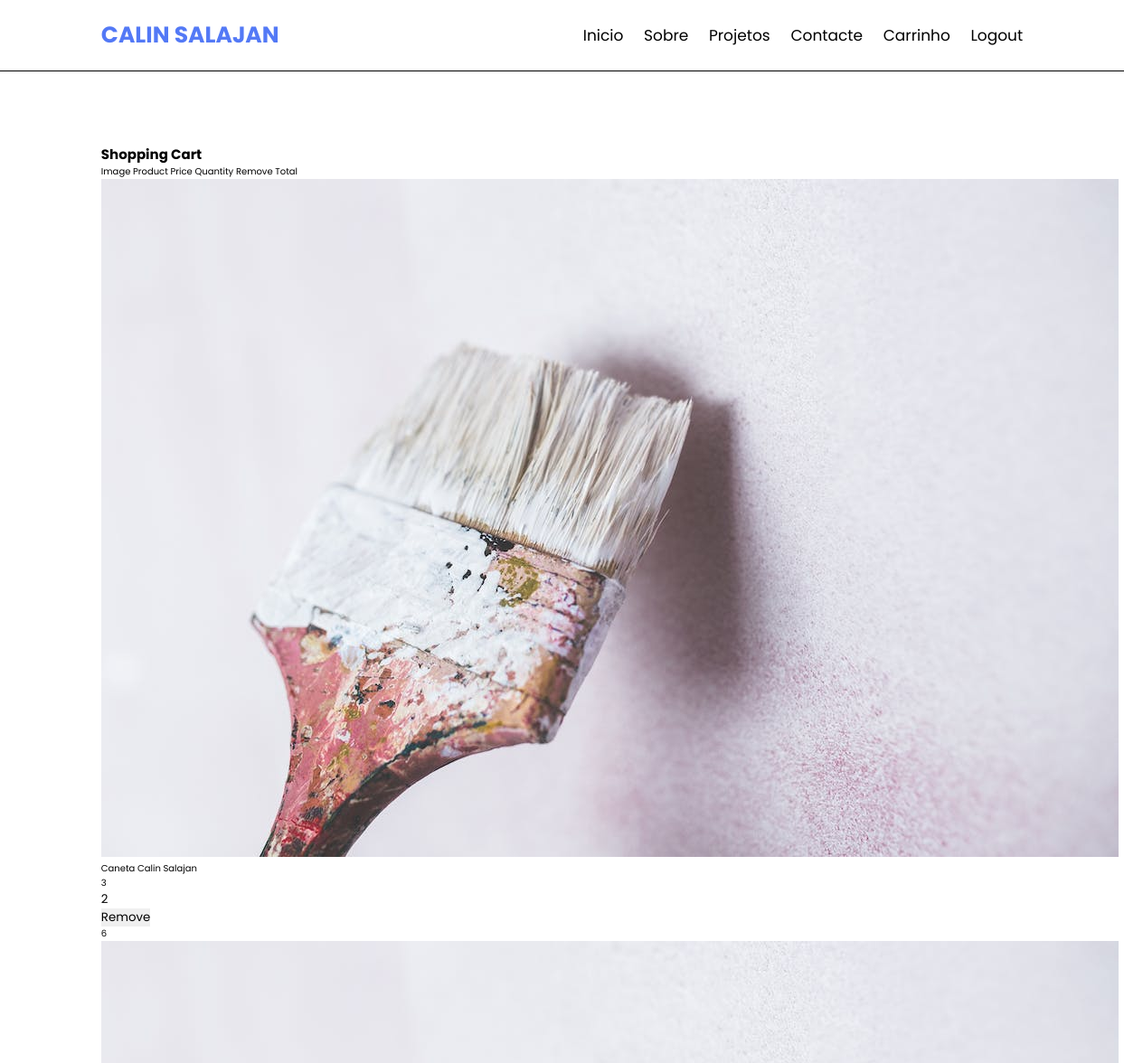
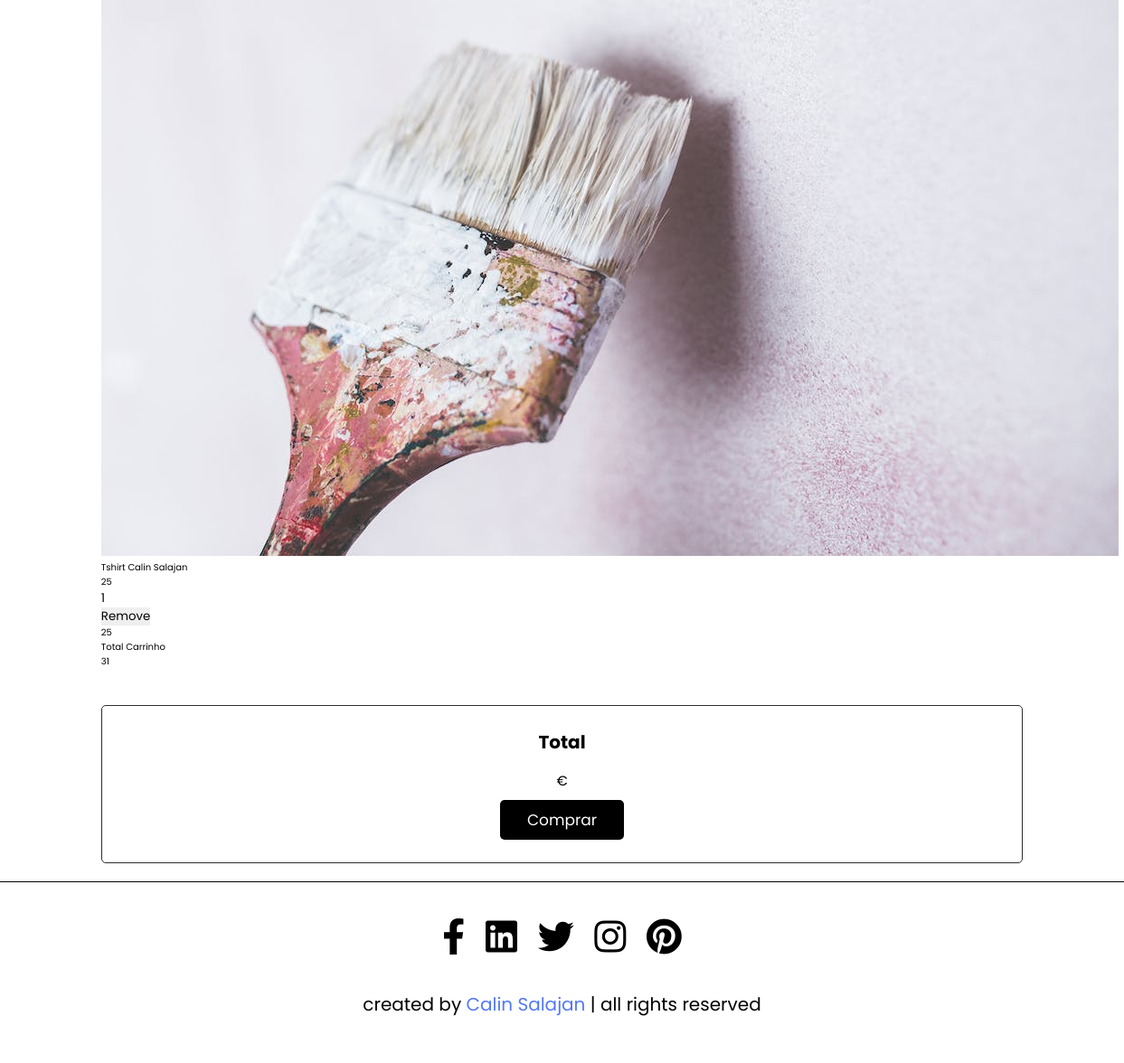
Page /carrinhodecompras.php (signed in) on the committed database (2 pictures, top to bottom).
### tables this page shows
CREATE TABLE `produtos` (
  `id` int(11) NOT NULL,
  `nome` varchar(220) NOT NULL,
  `img` varchar(100) NOT NULL,
  `preco` int(11) NOT NULL
);

### carrinhodecompras.php (the view, shortened to what this page needs)
<?php
include("./funcs.php");
?>
<!DOCTYPE html>
<html lang="en">
<head>
    <link rel="stylesheet" href="https://cdnjs.cloudflare.com/ajax/libs/font-awesome/5.15.4/css/all.min.css">
    <link rel="stylesheet" href="css/style.css">
</head>
<body>
    <header class="header">
        <a href="index.php" class="logo">Calin Salajan</a>
        <nav class="navbar">
            <a href="index.php">Inicio</a>
            <a href="aboutus.html">Sobre</a>
            <a href="projetospage.html">Projetos</a>
            <a href="contacte.php">Contacte</a>
            <?php
if (isset($_SESSION['user'])) {
    ?>
                <a href="carrinhodecompras.php">Carrinho</a>
                <a href="logout.php">Logout</a>
                <?php
            } else {
                ?>
                <a href="logout.php">Login/Registo</a>
                <?php
            }
            ?>
        </nav>
    </header>
    <div class="separador"></div>
    <br>
    <div class="separador"></div>
    <section class="plan">
    <div class="separador" style="background-color: white">
    </div>
    <?php
    $userId = $_SESSION["user"];
    $cartItems = [];
    $totalPrice = 0;
    $sql = "SELECT * FROM carrinho where uid = $userId";
    $result = mysqli_query($conn, $sql);
    if ($result) {
        while ($row = mysqli_fetch_assoc($result)) {
            $product_id = $row['pid'];
            $productSql = "SELECT * FROM produtos WHERE id = '$product_id'";
            $productResult = mysqli_query($conn, $productSql);
            $productRow = mysqli_fetch_assoc($productResult);
            $cartItem = [
                'product_id' => $row['pid'],
                'user_id' => $row['uid'],
                'quantity' => $row['quantidade'],
                'name' => $productRow['nome'],
                'price' => $productRow['preco'],
                'image' => $productRow['img']
            ];
            $cartItems[] = $cartItem;
        }
    } else {
        echo "Error executing query: " . mysqli_error($conn);
    }
    ?>
    <h1>Shopping Cart</h1>
    <div class="shopping-cart">
        <div class="column-labels">
            <label class="product-image">Image</label>
            <label class="product-details">Product</label>
            <label class="product-price">Price</label>
            <label class="product-quantity">Quantity</label>
            <label class="product-removal">Remove</label>
            <label class="product-line-price">Total</label>
        </div>
        <div class="cart-items">
            <?php foreach ($cartItems as $item) { ?>
                <div class="product">
                    <div class="product-image">
                        <img src="image/<?php echo $item['image']; ?>">
                    </div>
                    <div class="product-details">
                        <p class="product-title">
                            <?php echo $item['name']; ?>
                        </p>
                    </div>
                    <div class="product-price">
                        <?php echo $item['price']; ?>
                    </div>
                    <div class="product-quantity">
                        <input type="number" value="<?php echo $item['quantity']; ?>" min="1">
                    </div>
                    <div class="product-removal">
                        <button class="remove-product">
                            Remove
                        </button>
                    </div>
                    <div class="product-line-price">
                        <?php echo $item['price'] * $item['quantity']; ?>
                        <?php $totalPrice += $item['price'] * $item['quantity'] ?>
                    </div>
                </div>
            <?php } ?>
        </div>
        <div class="totals">
            <div class="totals-item totals-item-total">
                <label>Total Carrinho</label>
                <div class="totals-value" id="cart-total">
                    <?php echo $totalPrice; ?>
                </div>
            </div>
        </div>
    </div>
    </section>
    <section class="plan">
        <div class="box-container ">
            <div class="box">
                <h3 class="title">Total</h3>
                <br>
                <p>€</p>
                <a href="pagamento.php" class="btn">Comprar</a>
            </div>
        </div>
    </section>
    <section class="footer">
        <div class="share">
            <a href="https://www.facebook.com/" class="fab fa-facebook-f"></a>
            <a href="https://pt.linkedin.com/" class="fab fa-linkedin"></a>
            <a href="https://twitter.com/" class="fab fa-twitter"></a>
            <a href="https://www.instagram.com/" class="fab fa-instagram"></a>
            <a href="https://www.pinterest.pt/" class="fab fa-pinterest"></a>
        </div>
        <div class="credit"> created by <span>Calin Salajan</span> | all rights reserved </div>
    </section>
</body>
</html>

### css/style.css (style rules this page uses)
:root { --blue: rgb(83, 121, 246); --black: #000000; --light-color: #000000; --border: .1rem solid rgba(0, 0, 0, 0.822); --box-shadow: 0 .1rem 1rem rgba(0, 0, 0, 0.39); }
body { background-color: rgb(255, 255, 255); }
* { font-family: 'Poppins', sans-serif; margin: 0; padding: 0; box-sizing: border-box; outline: none; border: none; text-decoration: none; transition: all .2s linear; }
html { font-size: 62.5%; overflow-x: hidden; scroll-padding-top: 7rem; scroll-behavior: smooth; }
section { padding: 2rem 9%; }
.btn { margin-top: 1rem; display: inline-block; padding: .9rem 3rem; font-size: 1.7rem; cursor: pointer; color: rgb(255, 255, 255); background: black; border-radius: .5rem; }
.header { display: flex; align-items: center; justify-content: space-between; padding: 2rem 9%; background-color: rgb(255, 255, 255); position: fixed; top: 0; left: 0; right: 0; z-index: 1000; border-bottom: 1px solid rgb(0, 0, 0); }
.header .logo { text-transform: uppercase; font-size: 2.5rem; color: rgb(83, 121, 246); font-weight: bolder; }
.header .navbar a { margin-left: 2rem; font-size: 1.7rem; color: #000000; }
.separador { height: 1px; background-color: rgba(255, 255, 255, 0); margin: 20px 0; }
.plan { background-color: #ffffff; }
.plan .box-container { display: grid; grid-template-columns: repeat(auto-fit, minmax(27rem, 1fr)); gap: 1.5rem; }
.plan .box-container .box { border-radius: .5rem; text-align: center; padding: 2.5rem 2rem; border: var(--border); }
.plan .box-container .box .title { font-size: 2rem; color: var(--black); }
.plan .box-container .box p { font-size: 1.5rem; color: var(--black); }
.footer { text-align: center; padding-bottom: 3rem; background-color: #ffffff; }
.footer .share { padding: 1rem 0; }
.footer .share a { color: var(--black); font-size: 4rem; margin: 1rem; }
.footer .credit { padding: 2rem 1rem; text-align: center; font-size: 2rem; color: var(--black); }
.footer .credit span { color: rgb(83, 121, 246); }

### rows in the picture
produtos: img (picture), nome "Caneta Calin Salajan", preco "3", quantity "2", $item['price']*$item['quantity'] "6"
produtos: img (picture), nome "Tshirt Calin Salajan", preco "25", quantity "1", $item['price']*$item['quantity'] "25"

### other values in the picture
$totalPrice "31"
